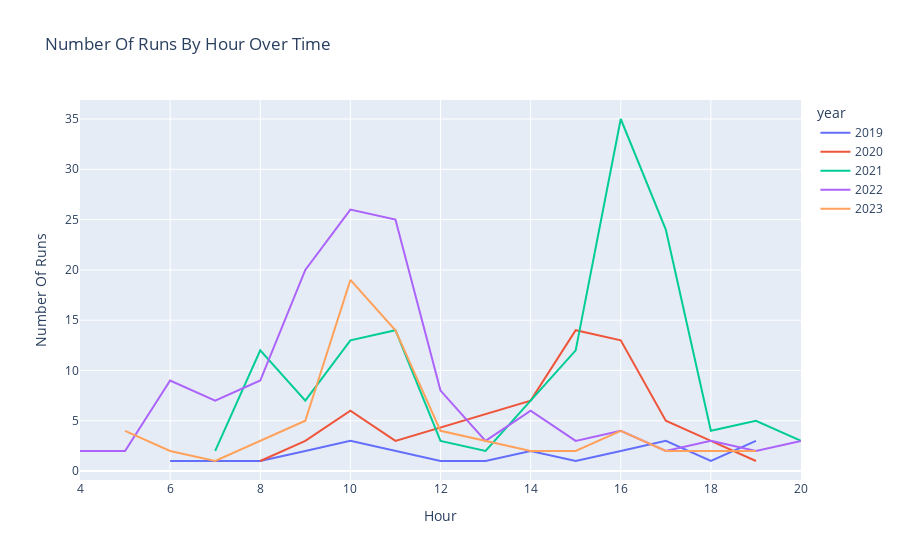

The code cell stored with this chart in its notebook:
### Code cell
fig = px.line(runs_by_hour, x="start_hour", y="count", color="year",title="Number Of Runs By Hour Over Time", labels={"start_hour":"Hour", "count":"Number Of Runs"})
fig.show()

### Figure 1 — Plotly figure (JSON) as saved in the notebook; plotly's stock layout.template omitted (floating-point values rounded to 4 significant figures)
{"data": [{"hovertemplate": "year=2019<br>Hour=%{x}<br>Number Of Runs=%{y}<extra></extra>", "legendgroup": "2019", "line": {"color": "#636efa", "dash": "solid"}, "marker": {"symbol": "circle"}, "mode": "lines", "name": "2019", "orientation": "v", "showlegend": true, "type": "scatter", "x": [6, 8, 9, 10, 12, 13, 14, 15, 16, 17, 18, 19], "xaxis": "x", "y": [1, 1, 2, 3, 1, 1, 2, 1, 2, 3, 1, 3], "yaxis": "y"}, {"hovertemplate": "year=2020<br>Hour=%{x}<br>Number Of Runs=%{y}<extra></extra>", "legendgroup": "2020", "line": {"color": "#EF553B", "dash": "solid"}, "marker": {"symbol": "circle"}, "mode": "lines", "name": "2020", "orientation": "v", "showlegend": true, "type": "scatter", "x": [8, 9, 10, 11, 14, 15, 16, 17, 18, 19], "xaxis": "x", "y": [1, 3, 6, 3, 7, 14, 13, 5, 3, 1], "yaxis": "y"}, {"hovertemplate": "year=2021<br>Hour=%{x}<br>Number Of Runs=%{y}<extra></extra>", "legendgroup": "2021", "line": {"color": "#00cc96", "dash": "solid"}, "marker": {"symbol": "circle"}, "mode": "lines", "name": "2021", "orientation": "v", "showlegend": true, "type": "scatter", "x": [7, 8, 9, 10, 11, 12, 13, 14, 15, 16, 17, 18, 19, 20], "xaxis": "x", "y": [2, 12, 7, 13, 14, 3, 2, 7, 12, 35, 24, 4, 5, 3], "yaxis": "y"}, {"hovertemplate": "year=2022<br>Hour=%{x}<br>Number Of Runs=%{y}<extra></extra>", "legendgroup": "2022", "line": {"color": "#ab63fa", "dash": "solid"}, "marker": {"symbol": "circle"}, "mode": "lines", "name": "2022", "orientation": "v", "showlegend": true, "type": "scatter", "x": [4, 5, 6, 7, 8, 9, 10, 11, 12, 13, 14, 15, 16, 17, 18, 19, 20], "xaxis": "x", "y": [2, 2, 9, 7, 9, 20, 26, 25, 8, 3, 6, 3, 4, 2, 3, 2, 3], "yaxis": "y"}, {"hovertemplate": "year=2023<br>Hour=%{x}<br>Number Of Runs=%{y}<extra></extra>", "legendgroup": "2023", "line": {"color": "#FFA15A", "dash": "solid"}, "marker": {"symbol": "circle"}, "mode": "lines", "name": "2023", "orientation": "v", "showlegend": true, "type": "scatter", "x": [5, 6, 7, 8, 9, 10, 11, 12, 13, 14, 15, 16, 17, 18, 19], "xaxis": "x", "y": [4, 2, 1, 3, 5, 19, 14, 4, 3, 2, 2, 4, 2, 2, 2], "yaxis": "y"}], "layout": {"autosize": true, "legend": {"title": {"text": "year"}, "tracegroupgap": 0}, "title": {"text": "Number Of Runs By Hour Over Time"}, "xaxis": {"anchor": "y", "autorange": true, "domain": [0, 1], "range": [4, 20], "title": {"text": "Hour"}, "type": "linear"}, "yaxis": {"anchor": "x", "autorange": true, "domain": [0, 1], "range": [-0.8889, 36.89], "title": {"text": "Number Of Runs"}, "type": "linear"}}}
